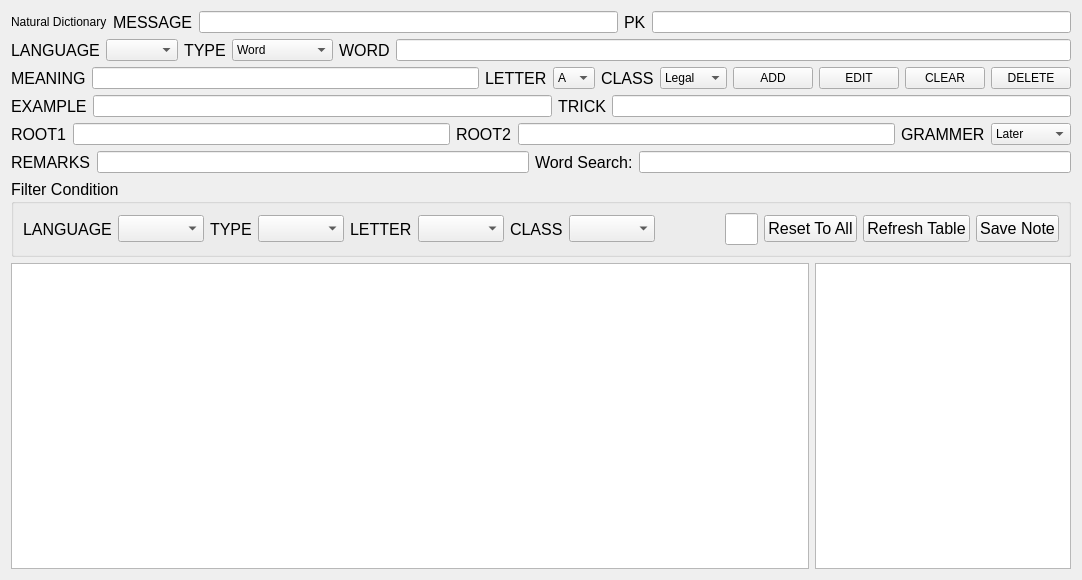
<?xml version="1.0" encoding="UTF-8"?>
<ui version="4.0">
 <class>Form</class>
 <widget class="QWidget" name="Form">
  <property name="geometry">
   <rect>
    <x>0</x>
    <y>0</y>
    <width>1082</width>
    <height>580</height>
   </rect>
  </property>
  <property name="windowTitle">
   <string>Form</string>
  </property>
  <layout class="QVBoxLayout" name="verticalLayout_2">
   <item>
    <layout class="QVBoxLayout" name="verticalLayout">
     <item>
      <layout class="QHBoxLayout" name="horizontalLayout">
       <item>
        <widget class="QLabel" name="label_15">
         <property name="text">
          <string>Natural Dictionary</string>
         </property>
        </widget>
       </item>
       <item>
        <widget class="QLabel" name="label_17">
         <property name="font">
          <font>
           <pointsize>12</pointsize>
          </font>
         </property>
         <property name="text">
          <string>MESSAGE</string>
         </property>
        </widget>
       </item>
       <item>
        <widget class="QLineEdit" name="msgl"/>
       </item>
       <item>
        <widget class="QLabel" name="label_7">
         <property name="font">
          <font>
           <pointsize>12</pointsize>
          </font>
         </property>
         <property name="text">
          <string>PK</string>
         </property>
        </widget>
       </item>
       <item>
        <widget class="QLineEdit" name="pykey"/>
       </item>
      </layout>
     </item>
     <item>
      <layout class="QHBoxLayout" name="horizontalLayout_2">
       <item>
        <widget class="QLabel" name="label_8">
         <property name="font">
          <font>
           <pointsize>12</pointsize>
          </font>
         </property>
         <property name="text">
          <string>LANGUAGE</string>
         </property>
        </widget>
       </item>
       <item>
        <widget class="QComboBox" name="langu"/>
       </item>
       <item>
        <widget class="QLabel" name="label_12">
         <property name="font">
          <font>
           <pointsize>12</pointsize>
          </font>
         </property>
         <property name="text">
          <string>TYPE</string>
         </property>
        </widget>
       </item>
       <item>
        <widget class="QComboBox" name="typee">
         <item>
          <property name="text">
           <string>Word</string>
          </property>
         </item>
         <item>
          <property name="text">
           <string>Idioms</string>
          </property>
         </item>
         <item>
          <property name="text">
           <string>Phrasal Verb</string>
          </property>
         </item>
         <item>
          <property name="text">
           <string>Slang</string>
          </property>
         </item>
        </widget>
       </item>
       <item>
        <widget class="QLabel" name="label_13">
         <property name="font">
          <font>
           <pointsize>12</pointsize>
          </font>
         </property>
         <property name="text">
          <string>WORD</string>
         </property>
        </widget>
       </item>
       <item>
        <widget class="QLineEdit" name="wordd"/>
       </item>
      </layout>
     </item>
     <item>
      <layout class="QHBoxLayout" name="horizontalLayout_3">
       <item>
        <widget class="QLabel" name="label_10">
         <property name="font">
          <font>
           <pointsize>12</pointsize>
          </font>
         </property>
         <property name="text">
          <string>MEANING</string>
         </property>
        </widget>
       </item>
       <item>
        <widget class="QLineEdit" name="meani">
         <property name="alignment">
          <set>Qt::AlignLeading|Qt::AlignLeft|Qt::AlignTop</set>
         </property>
        </widget>
       </item>
       <item>
        <widget class="QLabel" name="label_4">
         <property name="font">
          <font>
           <pointsize>12</pointsize>
          </font>
         </property>
         <property name="text">
          <string>LETTER</string>
         </property>
        </widget>
       </item>
       <item>
        <widget class="QComboBox" name="lettr">
         <item>
          <property name="text">
           <string>A</string>
          </property>
         </item>
         <item>
          <property name="text">
           <string>B</string>
          </property>
         </item>
         <item>
          <property name="text">
           <string>C</string>
          </property>
         </item>
         <item>
          <property name="text">
           <string>D</string>
          </property>
         </item>
         <item>
          <property name="text">
           <string>E</string>
          </property>
         </item>
         <item>
          <property name="text">
           <string>F</string>
          </property>
         </item>
         <item>
          <property name="text">
           <string>G</string>
          </property>
         </item>
         <item>
          <property name="text">
           <string>H</string>
          </property>
         </item>
         <item>
          <property name="text">
           <string>I</string>
          </property>
         </item>
         <item>
          <property name="text">
           <string>J</string>
          </property>
         </item>
         <item>
          <property name="text">
           <string>K</string>
          </property>
         </item>
         <item>
          <property name="text">
           <string>L</string>
          </property>
         </item>
         <item>
          <property name="text">
           <string>M</string>
          </property>
         </item>
         <item>
          <property name="text">
           <string>N</string>
          </property>
         </item>
         <item>
          <property name="text">
           <string>O</string>
          </property>
         </item>
         <item>
          <property name="text">
           <string>P</string>
          </property>
         </item>
         <item>
          <property name="text">
           <string>Q</string>
          </property>
         </item>
         <item>
          <property name="text">
           <string>R</string>
          </property>
         </item>
         <item>
          <property name="text">
           <string>S</string>
          </property>
         </item>
         <item>
          <property name="text">
           <string>T</string>
          </property>
         </item>
         <item>
          <property name="text">
           <string>U</string>
          </property>
         </item>
         <item>
          <property name="text">
           <string>V</string>
          </property>
         </item>
         <item>
          <property name="text">
           <string>W</string>
          </property>
         </item>
         <item>
          <property name="text">
           <string>X</string>
          </property>
         </item>
         <item>
          <property name="text">
           <string>Y</string>
          </property>
         </item>
         <item>
          <property name="text">
           <string>Z</string>
          </property>
         </item>
        </widget>
       </item>
       <item>
        <widget class="QLabel" name="label_16">
         <property name="font">
          <font>
           <pointsize>12</pointsize>
          </font>
         </property>
         <property name="text">
          <string>CLASS</string>
         </property>
        </widget>
       </item>
       <item>
        <widget class="QComboBox" name="cllas">
         <item>
          <property name="text">
           <string>Legal</string>
          </property>
         </item>
         <item>
          <property name="text">
           <string>Space</string>
          </property>
         </item>
         <item>
          <property name="text">
           <string>Animal</string>
          </property>
         </item>
         <item>
          <property name="text">
           <string>Others</string>
          </property>
         </item>
        </widget>
       </item>
       <item>
        <widget class="QPushButton" name="pb_adda">
         <property name="text">
          <string>ADD</string>
         </property>
        </widget>
       </item>
       <item>
        <widget class="QPushButton" name="pb_edit">
         <property name="text">
          <string>EDIT</string>
         </property>
        </widget>
       </item>
       <item>
        <widget class="QPushButton" name="pb_clear">
         <property name="text">
          <string>CLEAR</string>
         </property>
        </widget>
       </item>
       <item>
        <widget class="QPushButton" name="pb_delt">
         <property name="text">
          <string>DELETE</string>
         </property>
        </widget>
       </item>
      </layout>
     </item>
     <item>
      <layout class="QHBoxLayout" name="horizontalLayout_4">
       <item>
        <widget class="QLabel" name="label_19">
         <property name="font">
          <font>
           <pointsize>12</pointsize>
          </font>
         </property>
         <property name="text">
          <string>EXAMPLE</string>
         </property>
        </widget>
       </item>
       <item>
        <widget class="QLineEdit" name="examp">
         <property name="alignment">
          <set>Qt::AlignLeading|Qt::AlignLeft|Qt::AlignTop</set>
         </property>
        </widget>
       </item>
       <item>
        <widget class="QLabel" name="label_20">
         <property name="font">
          <font>
           <pointsize>12</pointsize>
          </font>
         </property>
         <property name="text">
          <string>TRICK</string>
         </property>
        </widget>
       </item>
       <item>
        <widget class="QLineEdit" name="trick">
         <property name="alignment">
          <set>Qt::AlignLeading|Qt::AlignLeft|Qt::AlignTop</set>
         </property>
        </widget>
       </item>
      </layout>
     </item>
     <item>
      <layout class="QHBoxLayout" name="horizontalLayout_5">
       <item>
        <widget class="QLabel" name="label_9">
         <property name="font">
          <font>
           <pointsize>12</pointsize>
          </font>
         </property>
         <property name="text">
          <string>ROOT1</string>
         </property>
        </widget>
       </item>
       <item>
        <widget class="QLineEdit" name="root1"/>
       </item>
       <item>
        <widget class="QLabel" name="label_14">
         <property name="font">
          <font>
           <pointsize>12</pointsize>
          </font>
         </property>
         <property name="text">
          <string>ROOT2</string>
         </property>
        </widget>
       </item>
       <item>
        <widget class="QLineEdit" name="root2"/>
       </item>
       <item>
        <widget class="QLabel" name="label_3">
         <property name="font">
          <font>
           <pointsize>12</pointsize>
          </font>
         </property>
         <property name="text">
          <string>GRAMMER</string>
         </property>
        </widget>
       </item>
       <item>
        <widget class="QComboBox" name="gramm">
         <item>
          <property name="text">
           <string>Later</string>
          </property>
         </item>
         <item>
          <property name="text">
           <string>Noun</string>
          </property>
         </item>
         <item>
          <property name="text">
           <string>Pronoun</string>
          </property>
         </item>
         <item>
          <property name="text">
           <string>Verb</string>
          </property>
         </item>
         <item>
          <property name="text">
           <string>Adverb</string>
          </property>
         </item>
         <item>
          <property name="text">
           <string>Adjective</string>
          </property>
         </item>
        </widget>
       </item>
      </layout>
     </item>
     <item>
      <layout class="QHBoxLayout" name="horizontalLayout_6">
       <item>
        <widget class="QLabel" name="label_6">
         <property name="font">
          <font>
           <pointsize>12</pointsize>
          </font>
         </property>
         <property name="text">
          <string>REMARKS</string>
         </property>
        </widget>
       </item>
       <item>
        <widget class="QLineEdit" name="remks">
         <property name="alignment">
          <set>Qt::AlignLeading|Qt::AlignLeft|Qt::AlignTop</set>
         </property>
        </widget>
       </item>
       <item>
        <widget class="QLabel" name="label">
         <property name="font">
          <font>
           <pointsize>12</pointsize>
          </font>
         </property>
         <property name="text">
          <string>Word Search:</string>
         </property>
        </widget>
       </item>
       <item>
        <widget class="QLineEdit" name="searchBar"/>
       </item>
      </layout>
     </item>
     <item>
      <widget class="QGroupBox" name="groupBox">
       <property name="font">
        <font>
         <pointsize>12</pointsize>
         <weight>50</weight>
         <bold>false</bold>
        </font>
       </property>
       <property name="title">
        <string>Filter Condition</string>
       </property>
       <layout class="QHBoxLayout" name="horizontalLayout_7">
        <item>
         <widget class="QLabel" name="label_11">
          <property name="font">
           <font>
            <pointsize>12</pointsize>
           </font>
          </property>
          <property name="text">
           <string>LANGUAGE</string>
          </property>
         </widget>
        </item>
        <item>
         <widget class="QComboBox" name="langu_f"/>
        </item>
        <item>
         <widget class="QLabel" name="label_22">
          <property name="font">
           <font>
            <pointsize>12</pointsize>
           </font>
          </property>
          <property name="text">
           <string>TYPE</string>
          </property>
         </widget>
        </item>
        <item>
         <widget class="QComboBox" name="typee_f"/>
        </item>
        <item>
         <widget class="QLabel" name="label_5">
          <property name="font">
           <font>
            <pointsize>12</pointsize>
           </font>
          </property>
          <property name="text">
           <string>LETTER</string>
          </property>
         </widget>
        </item>
        <item>
         <widget class="QComboBox" name="lettr_f"/>
        </item>
        <item>
         <widget class="QLabel" name="label_21">
          <property name="font">
           <font>
            <pointsize>12</pointsize>
           </font>
          </property>
          <property name="text">
           <string>CLASS</string>
          </property>
         </widget>
        </item>
        <item>
         <widget class="QComboBox" name="cllas_f"/>
        </item>
        <item>
         <spacer name="horizontalSpacer_2">
          <property name="orientation">
           <enum>Qt::Horizontal</enum>
          </property>
          <property name="sizeHint" stdset="0">
           <size>
            <width>306</width>
            <height>20</height>
           </size>
          </property>
         </spacer>
        </item>
        <item>
         <widget class="QLineEdit" name="le_wordcount">
          <property name="font">
           <font>
            <pointsize>15</pointsize>
           </font>
          </property>
         </widget>
        </item>
        <item>
         <widget class="QPushButton" name="pb_resettoall">
          <property name="text">
           <string>Reset To All</string>
          </property>
         </widget>
        </item>
        <item>
         <widget class="QPushButton" name="pb_rfrh">
          <property name="text">
           <string>Refresh Table</string>
          </property>
         </widget>
        </item>
        <item>
         <widget class="QPushButton" name="pb_savenote">
          <property name="text">
           <string>Save Note</string>
          </property>
         </widget>
        </item>
       </layout>
      </widget>
     </item>
     <item>
      <layout class="QHBoxLayout" name="horizontalLayout_8">
       <item>
        <widget class="QTableWidget" name="ttable"/>
       </item>
       <item>
        <widget class="QTextEdit" name="detls">
         <property name="sizePolicy">
          <sizepolicy hsizetype="Fixed" vsizetype="Expanding">
           <horstretch>0</horstretch>
           <verstretch>0</verstretch>
          </sizepolicy>
         </property>
        </widget>
       </item>
      </layout>
     </item>
    </layout>
   </item>
  </layout>
 </widget>
 <resources/>
 <connections/>
</ui>
